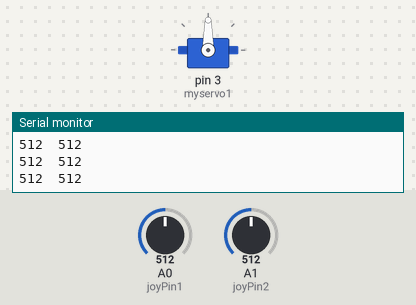
This sketch was run on a simulated Arduino Uno, built with avr-gcc and run on an emulated ATmega328P. On the bench: servo, the last lines printed to the serial monitor. Inputs (shaded band) come from the test bench; at power-on: A1 (joyPin2) = 512, A0 (joyPin1) = 512.

Above: at 1.2 s.
1.3 s: A1 (joyPin2) set to 886
At 2.1 s:
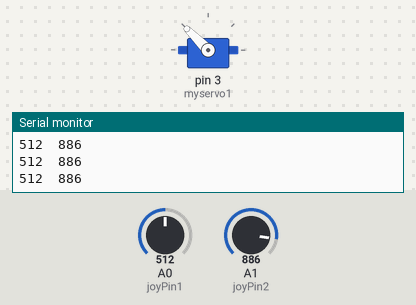
2.8 s: A1 (joyPin2) set to 910
At 3.2 s:
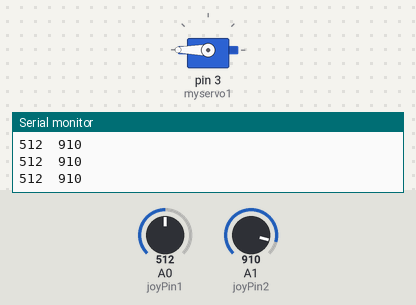
4.3 s: A1 (joyPin2) set to 241
At 5.5 s:
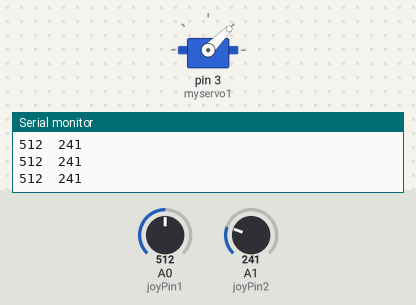
5.8 s: A1 (joyPin2) set to 104
8.8 s: A1 (joyPin2) set to 94
11.8 s: A1 (joyPin2) set to 260
At 12.7 s:
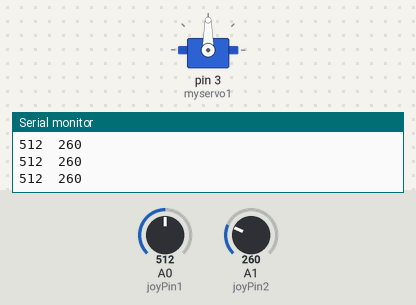
Timing chart, 0 to 14.3 s (numbered marks = the images above; inputs shaded):
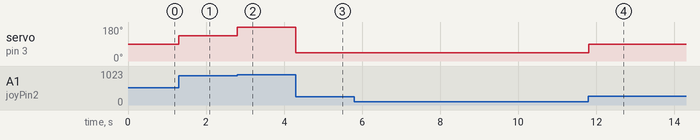

The sketch:

joy_strick_control_servo_motor.ino
```cpp
#include <Servo.h>
Servo myservo1;
int joyPin1 = 0;                 // slider variable connecetd to analog pin 0
int joyPin2 = 1;                 // slider variable connecetd to analog pin 1
int value1 = 0;                  // variable to read the value from the analog pin 0
int value2 = 0;                // variable to read the value from the analog pin 1
int angle = 0;
void setup() {
  // put your setup code here, to run once:
  myservo1.attach(3);
  Serial.begin(9600);
}
int treatValue(int data) {
  return (data);
 }
void loop() {
  // put your main code here, to run repeatedly:
  value1 = analogRead(joyPin1);
  value2 = analogRead(joyPin2);
  if(value2<=600&&value2>=251){
    myservo1.write(90);
    }
  else if(value2<=900&&value2>=601){
    myservo1.write(135);
    }
  else if(value2>900){
    myservo1.write(180);
    }
  else if(value2<=250&&value2>=51){
    myservo1.write(45);
    }
  else{
    myservo1.write(0);
    }
  Serial.print(treatValue(value1));
  Serial.print("  ");
  Serial.println(treatValue(value2));
  delay(10);
}
```

Measured:
- the behaviour switches between 900 and 901 on A1 (joyPin2) (found by bisection; images 1 and 2)
- after the input at 1.3 s, servo on pin 3 (myservo1): 90° → 135° at once
- after the input at 2.8 s, servo on pin 3 (myservo1): 135° → 180° at once
- after the input at 4.3 s, servo on pin 3 (myservo1): 180° → 45° at once
- after the input at 11.8 s, servo on pin 3 (myservo1): 45° → 90° at once
